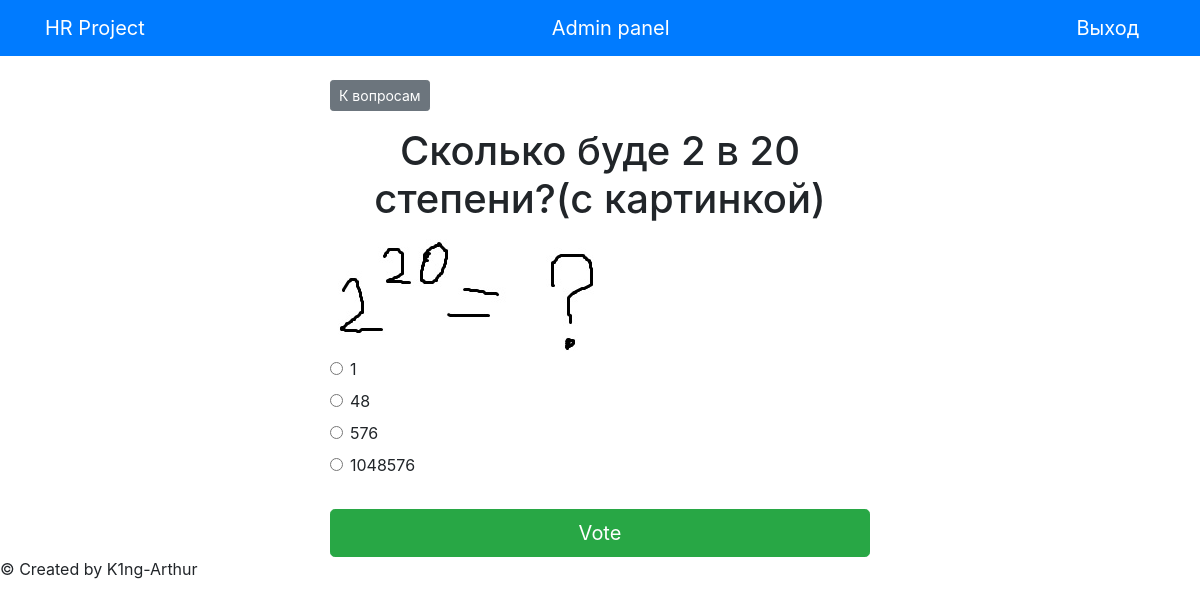
/polls/questionnaires/questions_in_questionnaire//1/ (signed in), run on the app's committed database.
### polls/models.py (models this page shows, shortened)
class Question(models.Model):
	RADIO = 'RADIO'
	CHECKBOX = 'CHECKBOX'
	TYPE_OF_CHOICES = [
		(RADIO, 'Радиокнопка'),
		(CHECKBOX, 'Чекбокс'),
	]
	question_text = models.CharField('Текст вопроса', max_length=200, null=True, blank=True)
	img = models.ImageField('Изображение', blank=True, upload_to='')
	type_of = models.CharField('Выбор варианта', max_length=8, null=True, choices=TYPE_OF_CHOICES, default=RADIO)
	pub_date = models.DateTimeField('Дата публикации', default=timezone.now)
	start_date = models.DateTimeField('Начало теста', auto_now=False, default= timezone.now)
	class Meta:
		verbose_name = 'Вопрос'
		verbose_name_plural = 'Вопросы'

class Choice(models.Model):
	question = models.ForeignKey(Question, on_delete=models.CASCADE)
	choice_text = models.CharField('Текст вариантов', max_length=200)
	choice_weight = models.IntegerField('Вес ответа', editable=True, default=0)
	class Meta:
		verbose_name = 'Ответ'
		verbose_name_plural = 'Ответы'

### polls/views.py (the view)
# urls.py: path('questionnaires/questions_in_questionnaire//<int:question_id>/', views.detail, name='detail'),
def detail(request, question_id):
  try:
    question = Question.objects.get(pk=question_id)
  except Question.DoesNotExist:
    raise Http404("Вопроса не существует")
  return render(request, 'polls/detail.html', { 'question': question })

### templates/polls/detail.html (shortened to what this page needs)
{% extends 'base.html' %}
{% block content %}
	{% if user.is_authenticated %}
		<a class="btn btn-secondary btn-sm mb-3" href="{% url 'polls:questions_in_questionnaire' 1 %}">К вопросам</a>
		<h1 class="text-center mb-3">{{ question.question_text }}</h1>
		{% if question.img %}
			<img src="{{ question.img.url }}" class="rounded-lg">
		{% endif %}
		<form action="{% url 'polls:vote' question.id %}" method="post">
			{% for choice in question.choice_set.all %}
				{% if question.type_of == 'RADIO' %}
					<div class="form-check">
						<input
						type="radio"
						name="choice"
						class="form-check-input"
						id="choice{{ forloop.counter }}"
						value="{{ choice.id }}"
						/>
						<label for="choice{{ forloop.counter }}">{{ choice.choice_text }}</label>
					</div>
				{% endif %}
			{% endfor %}
			<input type="submit" value="Vote" class="btn btn-success btn-lg btn-block mt-4"/>
		</form>
	{% else %}
   		<li>Для просмотра этой страницы войдите в ккаунт </li>
   		<li><a href="{% url 'login'%}?next={{request.path}}">Login</a></li>
	{% endif %}
{% endblock %}

### templates/base.html (shortened to what this page needs)
<!DOCTYPE html>
<html lang="en">
<head>
	<link rel="stylesheet" href="https://stackpath.bootstrapcdn.com/bootstrap/4.5.2/css/bootstrap.min.css">
</head>
<body>
	{% include 'partials/_navbar.html' %}
	<div class="container">
		<div class="row">
			<div class="col-md-6 m-auto">
				{% block content %}{% endblock %}
			</div>
		</div>
	</div>
	<footer>&copy; Created by K1ng-Arthur</footer>
</body>
</html>

### templates/partials/_navbar.html
<nav class="navbar navbar-dark bg-primary mb-4">
	<div class="container">
		<a class="navbar-brand" href="/">HR Project</a>
		{% block content %}
			{% if user.is_staff %}
				<a class="navbar-brand" href="{% url 'admin:index' %}">Admin panel</a>
			{% endif %}
			{% if user.is_authenticated %}
				<a class="navbar-brand" href="/accounts/logout">Выход</a>
			{% else %}
				<a class="navbar-brand" href="{% url 'login'%}?next={{request.path}}">Вход</a>
			{% endif %}
		{% endblock %}
	</div>
</nav>

### data on the page
Question: question_text "Сколько буде 2 в 20 степени?(с картинкой)", img (picture)
Choice: choice_text "1"
Choice: choice_text "48"
Choice: choice_text "576"
Choice: choice_text "1048576"
